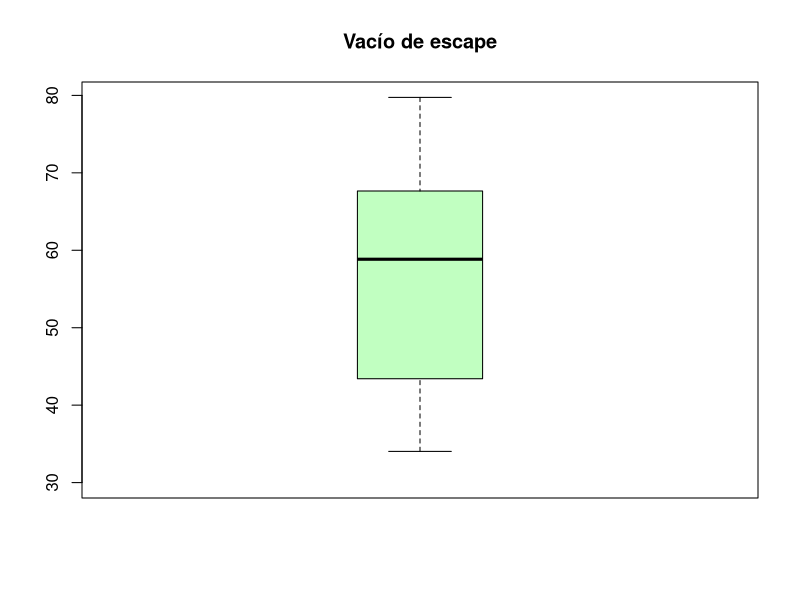

Recreate this plot in R.
library(tidyverse)


datos <- read.csv("./datos.csv", header= TRUE, sep=";")
subset_data <- datos %>% slice(1:300)

subset_data$V <- as.numeric(gsub(",", ".", subset_data$V))


boxplot(subset_data$V,
        main = "Vacío de escape",
        col = "#C1FFC1",
        border = "black",
        ylim = c(30, max(subset_data$V)),
        boxwex = 0.4)


